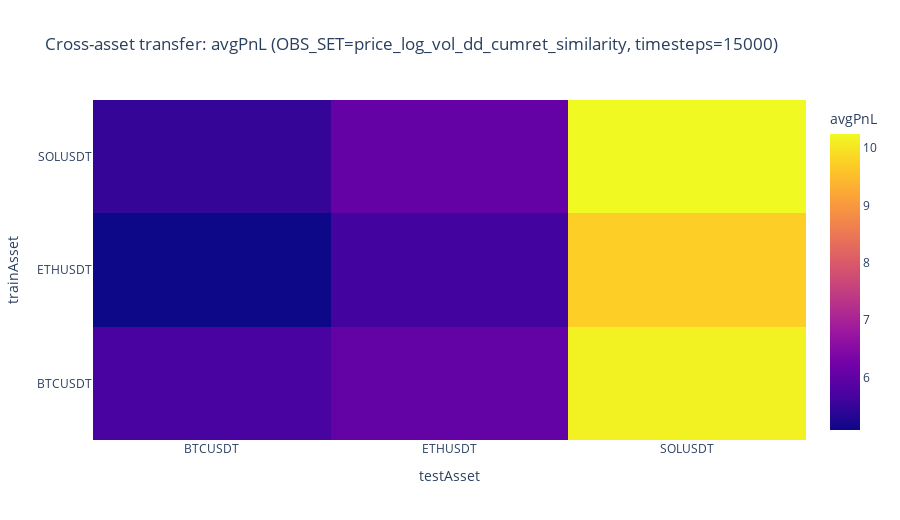

This figure's notebook cell:
### Code cell
fig = px.imshow(
    mat,
    aspect="auto",
    origin="lower",
    title=f"Cross-asset transfer: avgPnL (OBS_SET={OBS_SET}, timesteps={TRAIN_TIMESTEPS})",
    labels={"x": "testAsset", "y": "trainAsset", "color": "avgPnL"},
)
fig.update_layout(height=520)
fig

### Figure 1 — Plotly figure (JSON) as saved in the notebook; plotly's stock layout.template omitted (floating-point values rounded to 4 significant figures)
{"data": [{"coloraxis": "coloraxis", "hovertemplate": "testAsset: %{x}<br>trainAsset: %{y}<br>avgPnL: %{z}<extra></extra>", "name": "0", "type": "heatmap", "x": ["BTCUSDT", "ETHUSDT", "SOLUSDT"], "xaxis": "x", "y": ["BTCUSDT", "ETHUSDT", "SOLUSDT"], "yaxis": "y", "z": [[5.696, 6.035, 10.15], [5.081, 5.625, 9.725], [5.473, 6.065, 10.25]]}], "layout": {"coloraxis": {"colorbar": {"title": {"text": "avgPnL"}}, "colorscale": [[0, "#0d0887"], [0.1111, "#46039f"], [0.2222, "#7201a8"], [0.3333, "#9c179e"], [0.4444, "#bd3786"], [0.5556, "#d8576b"], [0.6667, "#ed7953"], [0.7778, "#fb9f3a"], [0.8889, "#fdca26"], [1, "#f0f921"]]}, "height": 520, "title": {"text": "Cross-asset transfer: avgPnL (OBS_SET=price_log_vol_dd_cumret_similarity, timesteps=15000)"}, "xaxis": {"anchor": "y", "domain": [0, 1], "title": {"text": "testAsset"}}, "yaxis": {"anchor": "x", "autorange": true, "domain": [0, 1], "title": {"text": "trainAsset"}}}}
